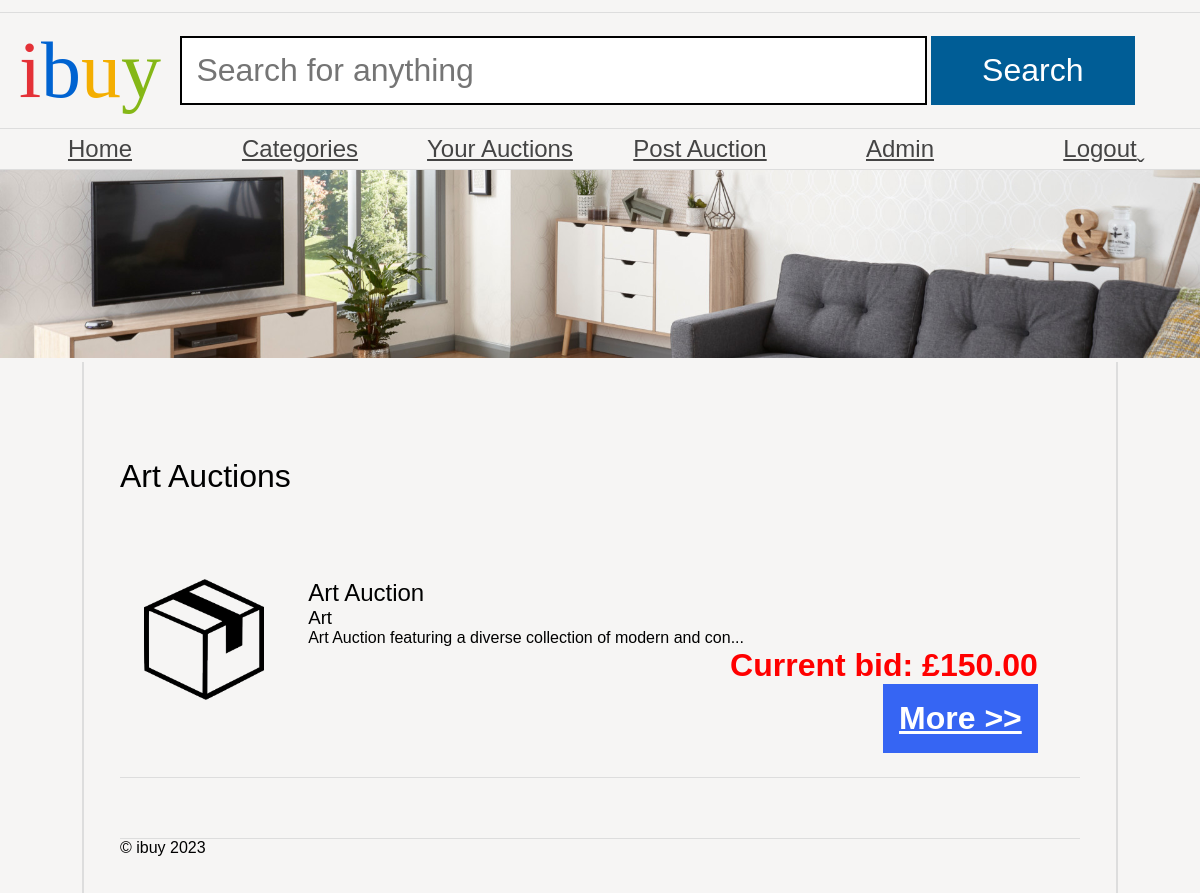
Screenshot of /category_auctions.php?category=Art (signed in) with the database file from the repository.
### tables this page shows
CREATE TABLE `auctions` (
  `auction_name` VARCHAR(90) NOT NULL PRIMARY KEY,
  `auctioneer` VARCHAR(90) DEFAULT NULL,
  `auctionDate` DATE DEFAULT NULL,
  `auction_end_time` TIMESTAMP DEFAULT NULL,  
  `categoryName` VARCHAR(20) DEFAULT NULL,
  `Description` LONGTEXT
);

### category_auctions.php (the view, shortened to what this page needs)
<?php
require('dataconnection/configuration.php');
$categoryName = $_GET['category'];
$sql = "SELECT * FROM auctions WHERE categoryName = :categoryName ORDER BY auctionDate DESC";
$stmt = $pdo->prepare($sql);
$stmt->bindParam(':categoryName', $categoryName, PDO::PARAM_STR);
$stmt->execute();
$auctions = $stmt->fetchAll(PDO::FETCH_ASSOC);
?>
<!DOCTYPE html>
<html>
	<head>
		<link rel="stylesheet" href="ibuy.css" />
	</head>
	<body>
		<header>
			<h1><span class="i">i</span><span class="b">b</span><span class="u">u</span><span class="y">y</span></h1>
			<form action="#">
				<input type="text" name="search" placeholder="Search for anything" />
				<input type="submit" name="submit" value="Search" />
			</form>
		</header>
        <nav>
    <ul>
        <li><a class="categoryLink" href="user_dashboard.php">Home</a></li>
        <li class="dropdown">
            <a href="#" class="categoryLink">Categories</a>
        </li>
            <li><a class="categoryLink" href="user_auctions.php">Your Auctions</a></li>
            <li><a class="categoryLink" href="post_auction.php">Post Auction</a></li>
            <li><a class="categoryLink" href="\Admin\adminlogin.php">Admin</a></li>
            <li><a class="categoryLink" href="logout.php">Logout</a></li>
        </ul>
    </nav>
    <img src="banners/1.jpg" alt="Banner" />
    <main>
        <h1><?php echo $categoryName; ?> Auctions</h1>
        <ul class="productList">
            <?php
            foreach ($auctions as $auction) {
                echo '<li>';
                echo '<img src="product.png" alt="' . $auction['auction_name'] . '">';
                echo '<article>';
                echo '<h2>' . $auction['auction_name'] . '</h2>';
                echo '<h3>' . getCategoryName($auction['categoryName'], $pdo) . '</h3>';
                $description = $auction['Description'];
                $maxDescriptionLength = 60;
                if (strlen($description) > $maxDescriptionLength) {
                    $shortenedDescription = substr($description, 0, $maxDescriptionLength) . '...';
                    echo '<p>' . $shortenedDescription . '</p>';
                } else {
                    echo '<p>' . $description . '</p>';
                }
                $currentBid = getCurrentBidAmount($auction['auction_name'], $pdo);
                echo '<p class="price">Current bid: £' . $currentBid . '</p>';
                echo '<a href="auction_details.php?auction_name=' . $auction['auction_name'] . '" class="more auctionLink">More &gt;&gt;</a>';
                echo '</article>';
                echo '</li>';
            }
            function getCategoryName($categoryID, $pdo) {
                $query = "SELECT categoryName FROM categories WHERE categoryName = :categoryID";
                $stmt = $pdo->prepare($query);
                $stmt->bindParam(':categoryID', $categoryID, PDO::PARAM_STR);
                $stmt->execute();
                $result = $stmt->fetch(PDO::FETCH_ASSOC);
                return $result['categoryName'];
            }
            function getCurrentBidAmount($auctionName, $pdo) {
                $query = "SELECT MAX(bidAmount) AS currentBid FROM bids WHERE auction_name = :auctionName";
                $stmt = $pdo->prepare($query);
                $stmt->bindParam(':auctionName', $auctionName, PDO::PARAM_STR);
                $stmt->execute();
                $result = $stmt->fetch(PDO::FETCH_ASSOC);
                if ($result['currentBid']) {
                    return $result['currentBid'];
                } else {
                    return 'No bids yet';
                }
            }
            ?>
        </ul>
        <footer>
            &copy; ibuy <?php echo date("Y"); ?>
        </footer>
		</main>
</body>
</html>

### ibuy.css (style rules this page uses)
* { margin: 0; padding: 0; }
body { font-family: 'Oxygen-Regular', sans-serif; background-color: #f6f5f4; max-width: 100vw; overflow-x: hidden; }
h1, h2, h3, h4 { font-weight: normal; }
a, a:visited { color: #444; }
header { margin-top: 1vw; font-family: 'Univers-Light-Normal'; display: grid; grid-template-columns: 15% 85%; align-items: center; padding-top: 1vw; padding-bottom: 1vw; border-top: 1px solid #ddd; border-bottom: 1px solid #ddd; }
header h1 { text-align: center; font-size: 5em; }
form { display: block; }
header form input[type=text] { border: 3px solid black; font-size: 2em; padding: 0.5em; width: 70%; }
body > img { width: 100vw; }
header form input[type=submit] { background-color: #005d96; color: white; width: 20%; font-size: 2em; padding: 0.5em; cursor: pointer; border: 0; }
header .i { color: #e43137; }
header .b { color: #0063d1; }
header .u { color: #f4ae01; }
header .y { color: #85b716; }
body > nav { border-bottom: 1px solid #ddd; }
body > nav ul li:last-child a:after { content: 'ˬ'; position: absolute; }
body > nav ul { display: flex; width: 100vw; list-style-type: none; }
body > nav ul li { flex: 1; }
body > nav ul li a { display: block; text-align: center; padding-top: 0.5vw; padding-bottom: 0.5vw; font-size: 1.5em; }
.productList { list-style-type: none; }
.productList li { padding: 2vw; border-bottom: 1px solid #ddd; display: grid; grid-template-columns: 18% 80%; }
.productList img { width: auto; display: block; max-width: 10vw; }
p.price { display: block; text-align: right; font-weight: bold; font-size: 2em; }
a.more { display: block; text-align: right; font-weight: bold; float: right; background-color: #3665f3; color: white; font-size: 2em; padding: 0.5em; cursor: pointer; }
main { padding: 3vw; display: block; overflow: hidden; width: 80vw; margin: auto; border-left: 2px solid #ddd; border-right: 2px solid #ddd; }
main h1 { margin-top: 5vw; margin-bottom: 5vw; }
.price { color: red; }
footer { margin-top: 5vw; border-top: 1px solid #ddd; }

### category_auctions.php (style rules this page uses)
.dropdown { position: relative; display: inline-block; }
header form input[type=submit] { background-color: #005d96; color: white; width: 20%; font-size: 2em; padding: 0.5em; cursor: pointer; border: 0; }
header form input[type="text"] { border: 2px solid black; font-size: 2em; padding: 0.45em; width: 70%; }

### rows the page displays
auctions: auction_name "Art Auction", categoryName "Art", Description "Art Auction featuring a diverse collection of modern and con...", currentBid "150.00"

### other values shown
$categoryName "Art"
